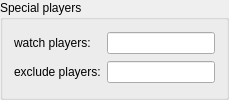
        <widget class="QGroupBox" name="special_players">
         <property name="title">
          <string>Special players</string>
         </property>
         <layout class="QGridLayout" name="gridLayout21">
          <item row="0" column="0">
           <widget class="QLabel" name="TextLabel_watch">
            <property name="text">
             <string>watch players:</string>
            </property>
            <property name="wordWrap">
             <bool>false</bool>
            </property>
           </widget>
          </item>
          <item row="0" column="1">
           <widget class="QLineEdit" name="LineEdit_watch">
            <property name="sizePolicy">
             <sizepolicy hsizetype="MinimumExpanding" vsizetype="Fixed">
              <horstretch>0</horstretch>
              <verstretch>0</verstretch>
             </sizepolicy>
            </property>
            <property name="toolTip">
             <string>players to be colored red</string>
            </property>
            <property name="whatsThis">
             <string>add players you want to

- see red coloured and
- hear sound if entering/leaving.

Use semicolon &quot;;&quot; as delimiter (no spaces)</string>
            </property>
           </widget>
          </item>
          <item row="1" column="0">
           <widget class="QLabel" name="TextLabel_exclude">
            <property name="text">
             <string>exclude players:</string>
            </property>
            <property name="wordWrap">
             <bool>false</bool>
            </property>
           </widget>
          </item>
          <item row="1" column="1">
           <widget class="QLineEdit" name="LineEdit_exclude">
            <property name="sizePolicy">
             <sizepolicy hsizetype="MinimumExpanding" vsizetype="Fixed">
              <horstretch>0</horstretch>
              <verstretch>0</verstretch>
             </sizepolicy>
            </property>
            <property name="toolTip">
             <string>players to be colored green</string>
            </property>
            <property name="whatsThis">
             <string>add players you want to

- see green coloured and
- exclude from shouting.

Use semicolon &quot;;&quot; as delimiter (no spaces)</string>
            </property>
           </widget>
          </item>
         </layout>
        </widget>
